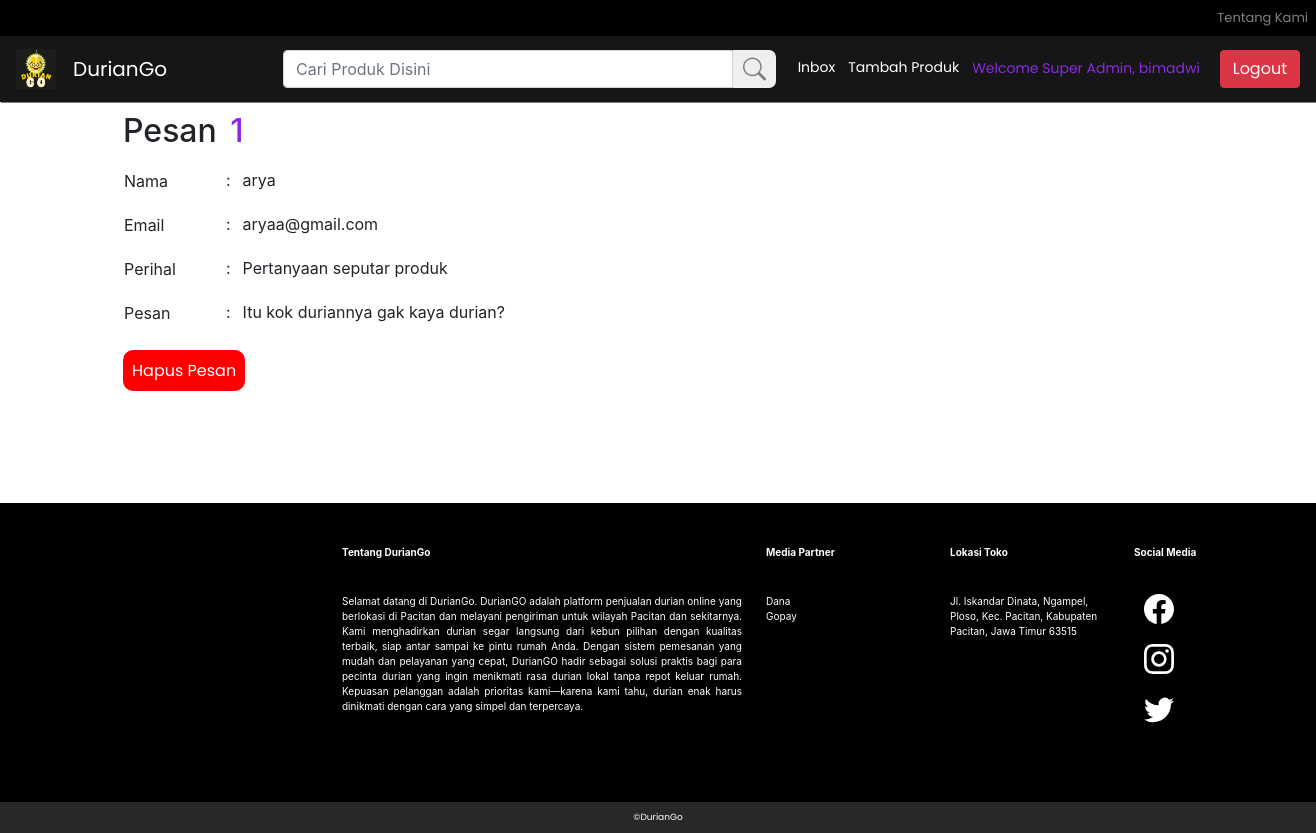
The app's page /inboxsuperadmin.php (signed in) with its own data.
### tables this page shows
CREATE TABLE `contactus` (
  `id` int(30) NOT NULL,
  `nama` varchar(30) NOT NULL,
  `email` varchar(30) NOT NULL,
  `perihal` varchar(50) NOT NULL,
  `pesan` varchar(400) NOT NULL
);

### inboxsuperadmin.php (the view, shortened to what this page needs)
<!doctype html>
<html lang="en">
<head>
    <link rel="stylesheet" href="style.css">
    <link rel="stylesheet" href="https://cdn.jsdelivr.net/npm/bootstrap@4.6.2/dist/css/bootstrap.min.css">
</head>
<body>
    <nav class="navbar navbar-expand-lg navbar-dark" style="background-color: black; padding: 0px;">
        <div class="collapse navbar-collapse" id="navbarNavAltMarkup">
            <div class="navbar-nav ml-auto " style="font-family: Poppins; font-size:13px; color:white;">
                <a class="nav-link" href="#aboutus">Tentang Kami</a>
            </div>
        </div>
    </nav>
    <div class="editnav">
        <nav class="navbar navbar-expand-lg navbar-dark ">
            <a class="navbar-brand" href="homesessionsuperadmin.php"><img src="durian.jpg" alt="" style="height: 40px; margin-right: 1px;"></a>
            <a class="navbar-brand" href="homesessionsuperadmin.php" style="color:white ; font-family:Poppins;">DurianGo</a>
            <div class="collapse navbar-collapse" id="navbarNavAltMarkup">
                <div class="navbar-nav mr-auto">
                    <li class="nav-item" style="margin-left: 100px;">
                        <form class="form-inline" action="searchproduksuperadmin.php" method="POST">
                            <input class="form-control mr-sm-0" type="text" name="search" placeholder="Cari Produk Disini" aria-label="Search" style="border-top-right-radius: 0px ; border-bottom-right-radius: 0px; margin-right: 0px; width: 450px;">
                            <button type="submit" style="border-top-right-radius: 7px; border-bottom-right-radius: 7px;
                    padding-top: 7px; padding-left: 10px; padding-right: 10px; padding-bottom: 7px; border:none; margin-left: 0px;display:flex"><svg xmlns="http://www.w3.org/2000/svg" width="23" height="24" fill="gray" class="bi bi-search" viewBox="0 0 16 16">
                                    <path d="M11.742 10.344a6.5 6.5 0 1 0-1.397 1.398h-.001c.03.04.062.078.098.115l3.85 3.85a1 1 0 0 0 1.415-1.414l-3.85-3.85a1.007 1.007 0 0 0-.115-.1zM12 6.5a5.5 5.5 0 1 1-11 0 5.5 5.5 0 0 1 11 0z" />
                                </svg></button>
                        </form>
                </div>
                <div class="navbar-nav ml-auto" style="font-family: Poppins;font-size:14px;">
                    <a href="inboxsuperadmin.php" style="margin-right: 13px;margin-top:7px;text-decoration:none; color:white;">Inbox </a>
                    <a href="tambahproduk.php" style="margin-right: 13px;margin-top:7px;text-decoration:none; color:white;">Tambah Produk </a>
                    <span style="color:blueviolet;"> Welcome Super Admin,
                        <?php
                        echo $_SESSION['username'];
                        ?>
                        <a class="btn btn-danger" style="margin-left: 16px;" href="logout.php" role="button">Logout</a>
                    </span>
                </div>
            </div>
        </nav>
    </div>
    <section>
        <?php
        $angka = 0;
        include 'konek.php';
        $query = mysqli_query($konek, "select * from contactus");
        while ($data = mysqli_fetch_array($query)) {
            $angka = $angka + 1; ?>
            <div class="editlihatproduk container" style="display: flex;">
                <div class="formleft container" style="padding-left: 20px;padding-top:10px;margin-right:10px; padding-right:0px;padding-bottom:20px;">
                    <h2>Pesan <span style="margin-left: 5px; color:blueviolet;"> <?php echo $angka; ?></span> </h2>
                    <table>
                        <tr>
                            <td>
                                <label style="margin-top:10px;width:100px;" for="inputnama">Nama</label>
                            </td>
                            <td>:</td>
                            <td> <span style="margin-left: 10px;margin-bottom: 20px;"> <?php echo $data['nama']; ?></span></td>
                        </tr>
                        <tr>
                            <td>
                                <label style="margin-top:10px;width:100px;" for="inputnama">Email</label>
                            </td>
                            <td>:</td>
                            <td> <span style="margin-left: 10px;margin-bottom: 20px;"><?php echo $data['email']; ?></span></td>
                        </tr>
                        <tr>
                            <td>
                                <label style="margin-top:10px;width:100px;" for="inputperihal">Perihal </label>
                            </td>
                            <td>:</td>
                            <td> <span style="margin-left: 10px;margin-bottom: 20px;"> <?php echo $data['perihal']; ?></span></td>
                        </tr>
                        <tr>
                            <td>
                                <label style=" margin-top:10px;width:100px;" for="inputjumlah">Pesan</label>
                            </td>
                            <td>:</td>
                            <td> <span style="margin-left: 10px;margin-bottom: 20px; width :100px;margin-right:20px;"><?php echo $data['pesan']; ?> </span></td>
                        </tr>
                    </table>
                    <br>
                    <a href=hapusinboxadmin.php?id=<?php echo $data['id']; ?> style="text-decoration:none;padding:9px; font-size:16px;margin-left: 0px; background-color: red ; border-style:none; font-family: Poppins; color:white;border-radius:10px;">Hapus Pesan</a>
                </div>
            </div>
        <?php } ?>
    </section>
    <div class="footer" id="aboutus" style="background-color: black; margin-left: 0px; margin-right: 0px; margin-top:100px; padding: 30px; display: flex; text-align: center;">
        <table class="table table-borderless responsive-2" style="color: white; font-size: 10px; text-align: left; margin-left: 300px; margin-right: 300px; overflow-x:auto;">
            <thead>
                <tr>
                    <th scope="col">
                        <li class="list-group" style="margin-bottom: 10px; width: 400px;">Tentang DurianGo</li>
                    </th>
                    <th scope="col">
                        <li class="list-group" style="margin-bottom: 10px; width: 160px;">Media Partner</li>
                    </th>
                    <th scope="col">
                        <li class="list-group" style="margin-bottom: 10px; width: 160px;">Lokasi Toko</li>
                    </th>
                    <th scope="col">
                        <li class="list-group" style="margin-bottom: 10px; width: 160px;">Social Media</li>
                    </th>
                </tr>
            </thead>
            <tbody>
                <tr>
                    <td scope="row" style="text-align: justify;">Selamat datang di DurianGo. DurianGO adalah platform penjualan durian online yang berlokasi di Pacitan dan melayani pengiriman untuk wilayah Pacitan dan sekitarnya. Kami menghadirkan durian segar langsung dari kebun pilihan dengan kualitas terbaik, siap antar sampai ke pintu rumah Anda. Dengan sistem pemesanan yang mudah dan pelayanan yang cepat, DurianGO hadir sebagai solusi praktis bagi para pecinta durian yang ingin menikmati rasa durian lokal tanpa repot keluar rumah. Kepuasan pelanggan adalah prioritas kami—karena kami tahu, durian enak harus dinikmati dengan cara yang simpel dan terpercaya.</td>
                    <td>
                        <ul class="list-group">
                            <li class="list-group">Dana</li>
                            <li class="list-group">Gopay</li>
                        </ul>
                    </td>
                    <td>
                        <ul class="list-group">
                            <li class="list-group">Jl. Iskandar Dinata, Ngampel, Ploso, Kec. Pacitan, Kabupaten Pacitan, Jawa Timur 63515</li>
                        </ul>
                    </td>
                    <td>
                        <ul class="list-group">
                            <li class="list-group" style="margin-bottom: 10px; width: 100px;">
                                <a href="https://id-id.facebook.com/login/device-based/regular/login/?login_attempt=1"></a>
                            </li>
                            <li class="list-group" style="margin-bottom: 10px;"><a href="https://www.instagram.com/accounts/login/"></a> </li>
                            <li class="list-group" style="margin-bottom: 10px;"> <a href="https://twitter.com/i/flow/login?input_flow_data=%7B%22requested_variant%22%3A%22eyJsYW5nIjoiaWQifQ%3D%3D%22%7D"></a> </li>
                        </ul>
                    </td>
            </tbody>
        </table>
    </div>
    <div class="editmidmedia" style="background-color: rgb(40, 40, 40); padding: 9px; color: white; font-size: 9px; font-family: Poppins;">
        <center>&copy;DurianGo</center>
    </div>
</body>
</html>

### style.css (style rules this page uses)
.navbar { background-color: rgb(22, 22, 22); }
.editnav { background-color: rgb(0, 0, 0); box-shadow: 1px 1px gray; }

### records on screen
contactus: nama "arya", email "aryaa@gmail.com", perihal "Pertanyaan seputar produk", pesan "Itu kok duriannya gak kaya durian?"

### other values on screen
$_SESSION['username'] "bimadwi"
